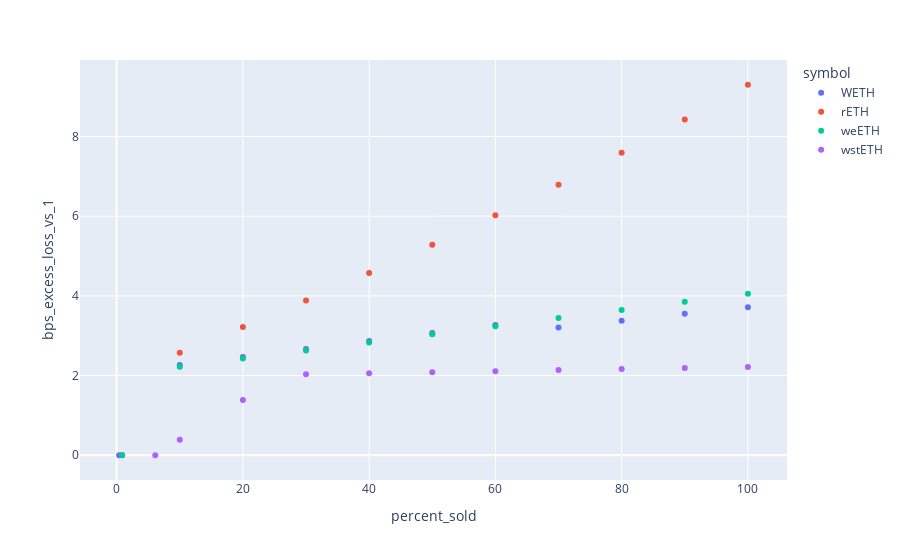
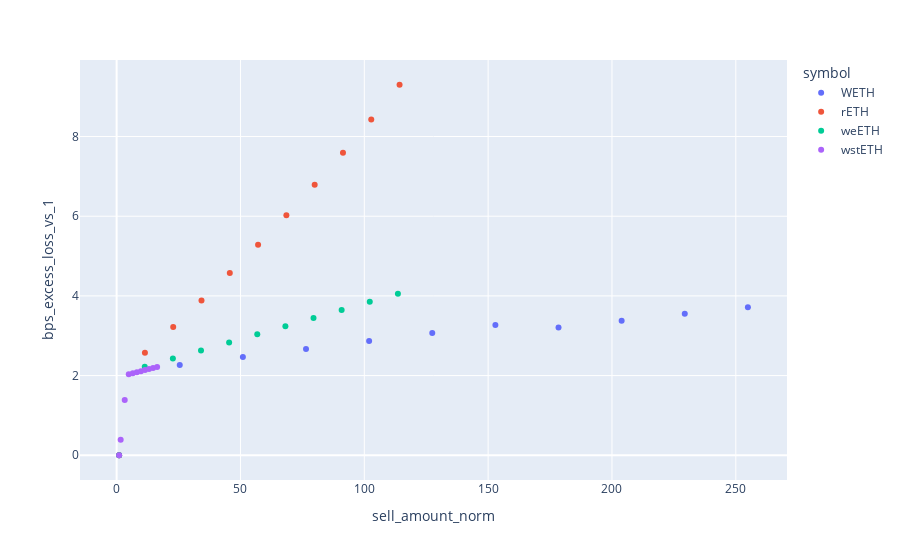

Write notebook code for charts like these, in order.
### Code cell
def compute_excess_slippage_from_size(quote_df: pd.DataFrame) -> pd.DataFrame:
    df = quote_df.groupby(["symbol", "sell_amount_norm"])["ratio"].first().reset_index()
    buy_token_ratio_at_sell_1_token = (
        df[df["sell_amount_norm"] == 1][["symbol", "ratio"]].set_index("symbol").to_dict()["ratio"]
    )
    highest_sold_amount = df.groupby("symbol")["sell_amount_norm"].max().to_dict()

    df["buy_token_ratio_at_one_token_sold"] = df["symbol"].map(buy_token_ratio_at_sell_1_token)
    df["highest_sold_amount"] = df["symbol"].map(highest_sold_amount)
    df["percent_sold"] = df.apply(lambda row: round(100 * row["sell_amount_norm"] / row["highest_sold_amount"], 2), axis=1)
    df["bps_excess_loss_vs_1"] = df.apply(
        lambda row: 10_000 * (row["buy_token_ratio_at_one_token_sold"] - row["ratio"]) / row["ratio"], axis=1
    )
    return df

slippage_df = compute_excess_slippage_from_size(quote_df)

px.scatter(slippage_df, x="percent_sold", y="bps_excess_loss_vs_1", color="symbol").show()
px.scatter(slippage_df, x="sell_amount_norm", y="bps_excess_loss_vs_1", color="symbol").show()

### Figure 1 — Plotly figure (JSON) as saved in the notebook; plotly's stock layout.template omitted (floating-point values rounded to 4 significant figures)
{"data": [{"hovertemplate": "symbol=WETH<br>percent_sold=%{x}<br>bps_excess_loss_vs_1=%{y}<extra></extra>", "legendgroup": "WETH", "marker": {"color": "#636efa", "symbol": "circle"}, "mode": "markers", "name": "WETH", "orientation": "v", "showlegend": true, "type": "scatter", "x": [0.39, 10, 20, 30, 40, 50, 60, 70, 80, 90, 100], "xaxis": "x", "y": [0, 2.264, 2.464, 2.665, 2.865, 3.066, 3.266, 3.204, 3.374, 3.55, 3.717], "yaxis": "y"}, {"hovertemplate": "symbol=rETH<br>percent_sold=%{x}<br>bps_excess_loss_vs_1=%{y}<extra></extra>", "legendgroup": "rETH", "marker": {"color": "#EF553B", "symbol": "circle"}, "mode": "markers", "name": "rETH", "orientation": "v", "showlegend": true, "type": "scatter", "x": [0.88, 10, 20, 30, 40, 50, 60, 70, 80, 90, 100], "xaxis": "x", "y": [0, 2.574, 3.219, 3.884, 4.572, 5.284, 6.023, 6.792, 7.592, 8.427, 9.3], "yaxis": "y"}, {"hovertemplate": "symbol=weETH<br>percent_sold=%{x}<br>bps_excess_loss_vs_1=%{y}<extra></extra>", "legendgroup": "weETH", "marker": {"color": "#00cc96", "symbol": "circle"}, "mode": "markers", "name": "weETH", "orientation": "v", "showlegend": true, "type": "scatter", "x": [0.88, 10, 20, 30, 40, 50, 60, 70, 80, 90, 100], "xaxis": "x", "y": [0, 2.222, 2.426, 2.629, 2.832, 3.036, 3.239, 3.443, 3.646, 3.85, 4.053], "yaxis": "y"}, {"hovertemplate": "symbol=wstETH<br>percent_sold=%{x}<br>bps_excess_loss_vs_1=%{y}<extra></extra>", "legendgroup": "wstETH", "marker": {"color": "#ab63fa", "symbol": "circle"}, "mode": "markers", "name": "wstETH", "orientation": "v", "showlegend": true, "type": "scatter", "x": [6.12, 10, 20, 30, 40, 50, 60, 70, 80, 90, 100], "xaxis": "x", "y": [0, 0.3883, 1.388, 2.032, 2.058, 2.084, 2.111, 2.137, 2.163, 2.189, 2.215], "yaxis": "y"}], "layout": {"legend": {"title": {"text": "symbol"}, "tracegroupgap": 0}, "margin": {"t": 60}, "xaxis": {"anchor": "y", "domain": [0, 1], "title": {"text": "percent_sold"}}, "yaxis": {"anchor": "x", "domain": [0, 1], "title": {"text": "bps_excess_loss_vs_1"}}}}

### Figure 2 — Plotly figure (JSON) as saved in the notebook; plotly's stock layout.template omitted (floating-point values rounded to 4 significant figures)
{"data": [{"hovertemplate": "symbol=WETH<br>sell_amount_norm=%{x}<br>bps_excess_loss_vs_1=%{y}<extra></extra>", "legendgroup": "WETH", "marker": {"color": "#636efa", "symbol": "circle"}, "mode": "markers", "name": "WETH", "orientation": "v", "showlegend": true, "type": "scatter", "x": [1, 25.49, 50.98, 76.47, 102.0, 127.4, 152.9, 178.4, 203.9, 229.4, 254.9], "xaxis": "x", "y": [0, 2.264, 2.464, 2.665, 2.865, 3.066, 3.266, 3.204, 3.374, 3.55, 3.717], "yaxis": "y"}, {"hovertemplate": "symbol=rETH<br>sell_amount_norm=%{x}<br>bps_excess_loss_vs_1=%{y}<extra></extra>", "legendgroup": "rETH", "marker": {"color": "#EF553B", "symbol": "circle"}, "mode": "markers", "name": "rETH", "orientation": "v", "showlegend": true, "type": "scatter", "x": [1, 11.42, 22.85, 34.27, 45.69, 57.12, 68.54, 79.97, 91.39, 102.8, 114.2], "xaxis": "x", "y": [0, 2.574, 3.219, 3.884, 4.572, 5.284, 6.023, 6.792, 7.592, 8.427, 9.3], "yaxis": "y"}, {"hovertemplate": "symbol=weETH<br>sell_amount_norm=%{x}<br>bps_excess_loss_vs_1=%{y}<extra></extra>", "legendgroup": "weETH", "marker": {"color": "#00cc96", "symbol": "circle"}, "mode": "markers", "name": "weETH", "orientation": "v", "showlegend": true, "type": "scatter", "x": [1, 11.36, 22.71, 34.07, 45.43, 56.79, 68.14, 79.5, 90.86, 102.2, 113.6], "xaxis": "x", "y": [0, 2.222, 2.426, 2.629, 2.832, 3.036, 3.239, 3.443, 3.646, 3.85, 4.053], "yaxis": "y"}, {"hovertemplate": "symbol=wstETH<br>sell_amount_norm=%{x}<br>bps_excess_loss_vs_1=%{y}<extra></extra>", "legendgroup": "wstETH", "marker": {"color": "#ab63fa", "symbol": "circle"}, "mode": "markers", "name": "wstETH", "orientation": "v", "showlegend": true, "type": "scatter", "x": [1, 1.635, 3.27, 4.906, 6.541, 8.176, 9.811, 11.45, 13.08, 14.72, 16.35], "xaxis": "x", "y": [0, 0.3883, 1.388, 2.032, 2.058, 2.084, 2.111, 2.137, 2.163, 2.189, 2.215], "yaxis": "y"}], "layout": {"legend": {"title": {"text": "symbol"}, "tracegroupgap": 0}, "margin": {"t": 60}, "xaxis": {"anchor": "y", "domain": [0, 1], "title": {"text": "sell_amount_norm"}}, "yaxis": {"anchor": "x", "domain": [0, 1], "title": {"text": "bps_excess_loss_vs_1"}}}}
